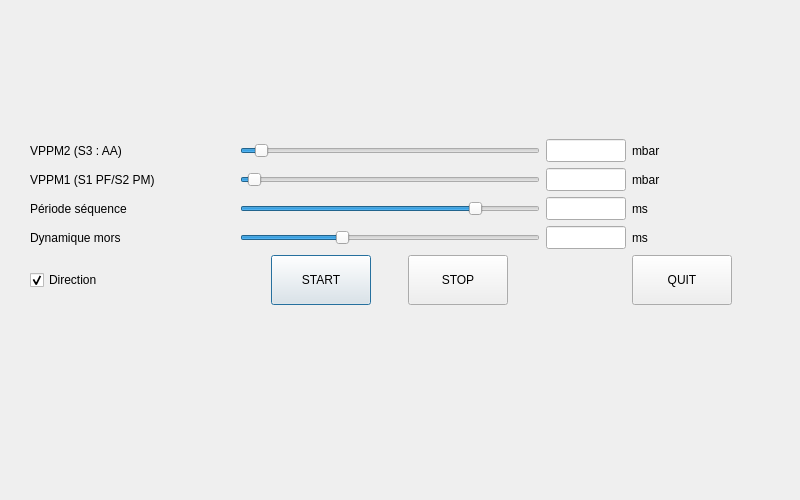
<?xml version="1.0" encoding="UTF-8"?>
<ui version="4.0">
 <class>DialogInchWormActuator</class>
 <widget class="QDialog" name="DialogInchWormActuator">
  <property name="geometry">
   <rect>
    <x>0</x>
    <y>0</y>
    <width>800</width>
    <height>500</height>
   </rect>
  </property>
  <property name="sizePolicy">
   <sizepolicy hsizetype="Fixed" vsizetype="Fixed">
    <horstretch>0</horstretch>
    <verstretch>0</verstretch>
   </sizepolicy>
  </property>
  <property name="minimumSize">
   <size>
    <width>800</width>
    <height>500</height>
   </size>
  </property>
  <property name="maximumSize">
   <size>
    <width>800</width>
    <height>500</height>
   </size>
  </property>
  <property name="windowTitle">
   <string>Dialog</string>
  </property>
  <widget class="QWidget" name="layoutWidget">
   <property name="geometry">
    <rect>
     <x>30</x>
     <y>30</y>
     <width>702</width>
     <height>385</height>
    </rect>
   </property>
   <layout class="QVBoxLayout" name="verticalLayout_2">
    <item>
     <layout class="QGridLayout" name="gridLayout">
      <item row="2" column="3">
       <widget class="QLabel" name="label_10">
        <property name="text">
         <string>ms</string>
        </property>
       </widget>
      </item>
      <item row="0" column="0">
       <widget class="QLabel" name="label">
        <property name="text">
         <string>VPPM2 (S3 : AA)</string>
        </property>
       </widget>
      </item>
      <item row="2" column="0">
       <widget class="QLabel" name="label_9">
        <property name="text">
         <string>Période séquence</string>
        </property>
       </widget>
      </item>
      <item row="3" column="1">
       <widget class="QSlider" name="hSlider_GripperPeriod">
        <property name="sizePolicy">
         <sizepolicy hsizetype="Fixed" vsizetype="Fixed">
          <horstretch>0</horstretch>
          <verstretch>0</verstretch>
         </sizepolicy>
        </property>
        <property name="minimumSize">
         <size>
          <width>300</width>
          <height>23</height>
         </size>
        </property>
        <property name="maximumSize">
         <size>
          <width>300</width>
          <height>23</height>
         </size>
        </property>
        <property name="minimum">
         <number>50</number>
        </property>
        <property name="maximum">
         <number>500</number>
        </property>
        <property name="value">
         <number>200</number>
        </property>
        <property name="sliderPosition">
         <number>200</number>
        </property>
        <property name="orientation">
         <enum>Qt::Horizontal</enum>
        </property>
       </widget>
      </item>
      <item row="0" column="3">
       <widget class="QLabel" name="label_2">
        <property name="text">
         <string>mbar</string>
        </property>
       </widget>
      </item>
      <item row="2" column="2">
       <widget class="QLineEdit" name="lineEdit_Te">
        <property name="sizePolicy">
         <sizepolicy hsizetype="Fixed" vsizetype="Fixed">
          <horstretch>80</horstretch>
          <verstretch>23</verstretch>
         </sizepolicy>
        </property>
        <property name="minimumSize">
         <size>
          <width>80</width>
          <height>23</height>
         </size>
        </property>
        <property name="maximumSize">
         <size>
          <width>80</width>
          <height>23</height>
         </size>
        </property>
       </widget>
      </item>
      <item row="0" column="2">
       <widget class="QLineEdit" name="lEdit_VPPM2_Pressure">
        <property name="sizePolicy">
         <sizepolicy hsizetype="Fixed" vsizetype="Fixed">
          <horstretch>0</horstretch>
          <verstretch>0</verstretch>
         </sizepolicy>
        </property>
        <property name="minimumSize">
         <size>
          <width>80</width>
          <height>23</height>
         </size>
        </property>
        <property name="maximumSize">
         <size>
          <width>80</width>
          <height>23</height>
         </size>
        </property>
       </widget>
      </item>
      <item row="3" column="3">
       <widget class="QLabel" name="label_12">
        <property name="text">
         <string>ms</string>
        </property>
       </widget>
      </item>
      <item row="1" column="2">
       <widget class="QLineEdit" name="lEdit_VPPM1_Pressure">
        <property name="sizePolicy">
         <sizepolicy hsizetype="Fixed" vsizetype="Fixed">
          <horstretch>0</horstretch>
          <verstretch>0</verstretch>
         </sizepolicy>
        </property>
        <property name="minimumSize">
         <size>
          <width>80</width>
          <height>23</height>
         </size>
        </property>
        <property name="maximumSize">
         <size>
          <width>80</width>
          <height>23</height>
         </size>
        </property>
       </widget>
      </item>
      <item row="3" column="2">
       <widget class="QLineEdit" name="lineEdit_Tp">
        <property name="sizePolicy">
         <sizepolicy hsizetype="Fixed" vsizetype="Fixed">
          <horstretch>0</horstretch>
          <verstretch>0</verstretch>
         </sizepolicy>
        </property>
        <property name="minimumSize">
         <size>
          <width>80</width>
          <height>23</height>
         </size>
        </property>
        <property name="maximumSize">
         <size>
          <width>80</width>
          <height>23</height>
         </size>
        </property>
       </widget>
      </item>
      <item row="1" column="0">
       <widget class="QLabel" name="label_3">
        <property name="text">
         <string>VPPM1 (S1 PF/S2 PM)</string>
        </property>
       </widget>
      </item>
      <item row="1" column="3">
       <widget class="QLabel" name="label_4">
        <property name="text">
         <string>mbar</string>
        </property>
       </widget>
      </item>
      <item row="3" column="0">
       <widget class="QLabel" name="label_11">
        <property name="text">
         <string>Dynamique mors</string>
        </property>
       </widget>
      </item>
      <item row="1" column="1">
       <widget class="QSlider" name="hSlider_VPPM1">
        <property name="sizePolicy">
         <sizepolicy hsizetype="Fixed" vsizetype="Fixed">
          <horstretch>0</horstretch>
          <verstretch>0</verstretch>
         </sizepolicy>
        </property>
        <property name="minimumSize">
         <size>
          <width>300</width>
          <height>23</height>
         </size>
        </property>
        <property name="maximumSize">
         <size>
          <width>300</width>
          <height>23</height>
         </size>
        </property>
        <property name="minimum">
         <number>0</number>
        </property>
        <property name="maximum">
         <number>4000</number>
        </property>
        <property name="value">
         <number>100</number>
        </property>
        <property name="sliderPosition">
         <number>100</number>
        </property>
        <property name="orientation">
         <enum>Qt::Horizontal</enum>
        </property>
       </widget>
      </item>
      <item row="0" column="1">
       <widget class="QSlider" name="hSlider_VPPM2">
        <property name="sizePolicy">
         <sizepolicy hsizetype="Fixed" vsizetype="Fixed">
          <horstretch>0</horstretch>
          <verstretch>0</verstretch>
         </sizepolicy>
        </property>
        <property name="minimumSize">
         <size>
          <width>300</width>
          <height>23</height>
         </size>
        </property>
        <property name="maximumSize">
         <size>
          <width>300</width>
          <height>23</height>
         </size>
        </property>
        <property name="minimum">
         <number>0</number>
        </property>
        <property name="maximum">
         <number>2000</number>
        </property>
        <property name="value">
         <number>100</number>
        </property>
        <property name="sliderPosition">
         <number>100</number>
        </property>
        <property name="orientation">
         <enum>Qt::Horizontal</enum>
        </property>
       </widget>
      </item>
      <item row="2" column="1">
       <widget class="QSlider" name="hSlider_SeqPeriod">
        <property name="sizePolicy">
         <sizepolicy hsizetype="Fixed" vsizetype="Fixed">
          <horstretch>0</horstretch>
          <verstretch>0</verstretch>
         </sizepolicy>
        </property>
        <property name="minimumSize">
         <size>
          <width>300</width>
          <height>23</height>
         </size>
        </property>
        <property name="maximumSize">
         <size>
          <width>300</width>
          <height>23</height>
         </size>
        </property>
        <property name="maximum">
         <number>2500</number>
        </property>
        <property name="value">
         <number>2000</number>
        </property>
        <property name="sliderPosition">
         <number>2000</number>
        </property>
        <property name="orientation">
         <enum>Qt::Horizontal</enum>
        </property>
       </widget>
      </item>
      <item row="5" column="0">
       <widget class="QCheckBox" name="cb_actuation_direction">
        <property name="text">
         <string>Direction </string>
        </property>
        <property name="checked">
         <bool>true</bool>
        </property>
       </widget>
      </item>
      <item row="5" column="1">
       <layout class="QHBoxLayout" name="horizontalLayout">
        <item>
         <widget class="QPushButton" name="BtnStartInchworm">
          <property name="minimumSize">
           <size>
            <width>100</width>
            <height>50</height>
           </size>
          </property>
          <property name="maximumSize">
           <size>
            <width>100</width>
            <height>50</height>
           </size>
          </property>
          <property name="text">
           <string>START</string>
          </property>
         </widget>
        </item>
        <item>
         <widget class="QPushButton" name="BtnStopInchworm">
          <property name="minimumSize">
           <size>
            <width>100</width>
            <height>50</height>
           </size>
          </property>
          <property name="maximumSize">
           <size>
            <width>100</width>
            <height>50</height>
           </size>
          </property>
          <property name="text">
           <string>STOP</string>
          </property>
         </widget>
        </item>
       </layout>
      </item>
      <item row="5" column="3">
       <widget class="QPushButton" name="btn_Quit">
        <property name="minimumSize">
         <size>
          <width>100</width>
          <height>50</height>
         </size>
        </property>
        <property name="maximumSize">
         <size>
          <width>100</width>
          <height>50</height>
         </size>
        </property>
        <property name="text">
         <string>QUIT</string>
        </property>
       </widget>
      </item>
     </layout>
    </item>
   </layout>
  </widget>
 </widget>
 <resources/>
 <connections/>
</ui>
